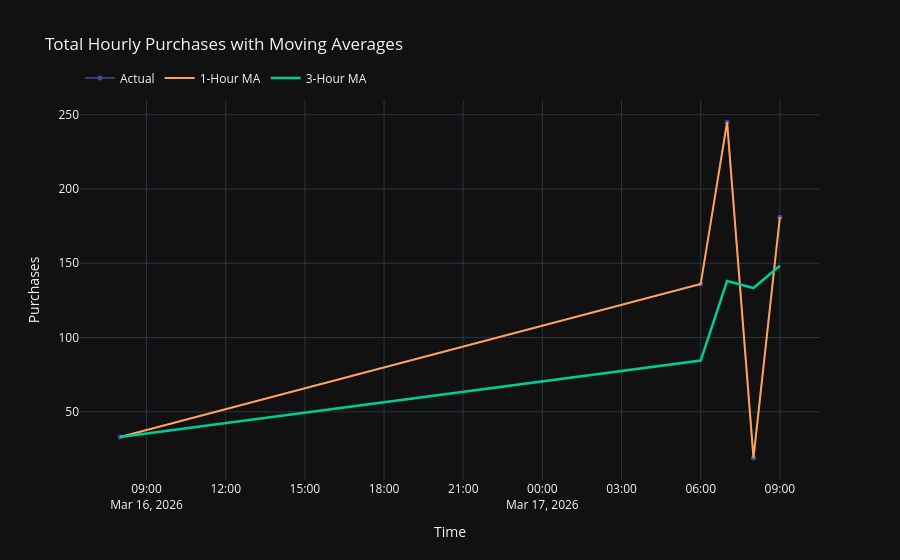

Source (notebook cell):
### Markdown cell above
## 3. Moving Averages

Smoothed demand curves remove short-term noise and reveal the underlying trend.

- **1-hour MA** — essentially the raw hourly count (window = 1)
- **3-hour MA** — smooths over a 3-hour rolling window (window = 3)

Both are plotted against the raw demand so you can see how much volatility exists.

### Code cell
# Aggregate all categories into total hourly demand
hourly_total = qry('''
    SELECT
        DATE_TRUNC('hour', timestamp)  AS hour_bucket,
        COUNT(*)                         AS purchases
    FROM ecommerce.clickstream_events
    WHERE event_type = 'purchase'
    GROUP BY DATE_TRUNC('hour', timestamp)
    ORDER BY hour_bucket
''')
hourly_total['hour_bucket'] = pd.to_datetime(hourly_total['hour_bucket'])
hourly_total = hourly_total.set_index('hour_bucket').sort_index()

# Moving averages
hourly_total['ma_1h'] = hourly_total['purchases'].rolling(window=1).mean()
hourly_total['ma_3h'] = hourly_total['purchases'].rolling(window=3, min_periods=1).mean()

fig = go.Figure()
fig.add_trace(go.Scatter(
    x=hourly_total.index, y=hourly_total['purchases'],
    name='Actual',
    mode='lines+markers',
    line=dict(color='#636EFA', width=1.5),
    marker=dict(size=5),
    opacity=0.6,
))
fig.add_trace(go.Scatter(
    x=hourly_total.index, y=hourly_total['ma_1h'],
    name='1-Hour MA',
    mode='lines',
    line=dict(color='#FFA15A', width=2),
))
fig.add_trace(go.Scatter(
    x=hourly_total.index, y=hourly_total['ma_3h'],
    name='3-Hour MA',
    mode='lines',
    line=dict(color='#00CC96', width=2.5),
))
fig.update_layout(
    title='Total Hourly Purchases with Moving Averages',
    xaxis_title='Time',
    yaxis_title='Purchases',
    template=DARK,
    legend=dict(orientation='h', yanchor='bottom', y=1.02),
)
fig.show()

print(f"Overall mean purchases/hour : {hourly_total['purchases'].mean():.2f}")
print(f"Std deviation               : {hourly_total['purchases'].std():.2f}")
print(f"Peak hour count             : {int(hourly_total['purchases'].max())}")
print(f"Lowest hour count           : {int(hourly_total['purchases'].min())}")

### Figure 1 — Plotly figure (JSON) as saved in the notebook; plotly's stock layout.template omitted (floating-point values rounded to 4 significant figures)
{"data": [{"line": {"color": "#636EFA", "width": 1.5}, "marker": {"size": 5}, "mode": "lines+markers", "name": "Actual", "opacity": 0.6, "type": "scatter", "x": ["2026-03-16T08:00:00-07:00", "2026-03-17T06:00:00-07:00", "2026-03-17T07:00:00-07:00", "2026-03-17T08:00:00-07:00", "2026-03-17T09:00:00-07:00"], "y": [33, 136, 245, 19, 181]}, {"line": {"color": "#FFA15A", "width": 2}, "mode": "lines", "name": "1-Hour MA", "type": "scatter", "x": ["2026-03-16T08:00:00-07:00", "2026-03-17T06:00:00-07:00", "2026-03-17T07:00:00-07:00", "2026-03-17T08:00:00-07:00", "2026-03-17T09:00:00-07:00"], "y": [33.0, 136.0, 245.0, 19.0, 181.0]}, {"line": {"color": "#00CC96", "width": 2.5}, "mode": "lines", "name": "3-Hour MA", "type": "scatter", "x": ["2026-03-16T08:00:00-07:00", "2026-03-17T06:00:00-07:00", "2026-03-17T07:00:00-07:00", "2026-03-17T08:00:00-07:00", "2026-03-17T09:00:00-07:00"], "y": [33.0, 84.5, 138.0, 133.3, 148.3]}], "layout": {"legend": {"orientation": "h", "y": 1.02, "yanchor": "bottom"}, "title": {"text": "Total Hourly Purchases with Moving Averages"}, "xaxis": {"title": {"text": "Time"}}, "yaxis": {"title": {"text": "Purchases"}}}}
